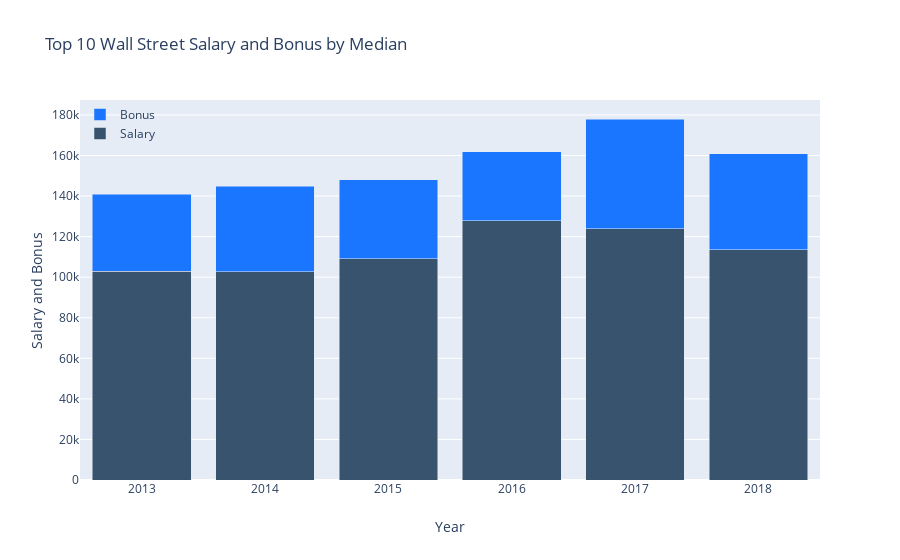

The code cell stored with this chart in its notebook:
### Markdown cell above
## Top 10 Investment Firms Salary & Bonus By Median

### Code cell
top_10_salary_median = top_10_company_df.groupby(['year'])['year','salary','bonus_num'].mean()
print("*", top_10_company_text)
showChart(top_10_salary_median, f"Top 10 Wall Street Salary and Bonus by Median ")

### Figure 1 — Plotly figure (JSON) as saved in the notebook; plotly's stock layout.template omitted (floating-point values rounded to 4 significant figures)
{"data": [{"marker": {"color": "rgb(55, 83, 109)"}, "name": "Salary", "type": "bar", "x": [2013, 2014, 2015, 2016, 2017, 2018], "y": [102900.0, 102600.0, 109200.0, 127900.0, 124000.0, 113500.0]}, {"marker": {"color": "rgb(26, 118, 255)"}, "name": "Bonus", "type": "bar", "x": [2013, 2014, 2015, 2016, 2017, 2018], "y": [37920.0, 42220.0, 38750.0, 34100.0, 54020.0, 47330.0]}], "layout": {"barmode": "stack", "legend": {"bgcolor": "rgba(255, 255, 255, 0)", "bordercolor": "rgba(255, 255, 255, 0)", "x": 0, "y": 1}, "title": {"text": "Top 10 Wall Street Salary and Bonus by Median "}, "xaxis": {"title": {"text": "Year"}}, "yaxis": {"title": {"text": "Salary and Bonus"}}}}
